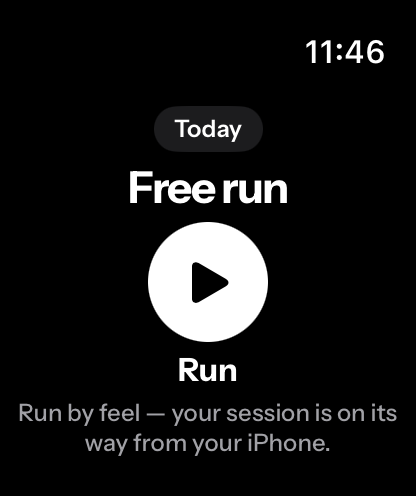
#> input picture appstore/raw-montre/en-US/1-course-libre.png, 416 x 496 px
$ python -i check_banniere.py   (imports and definitions only)
#> lines starting #> are read from the running program, lines starting #| are printed output that depends on the picture
#!/usr/bin/env python3
"""Une bannière du système s'est-elle posée sur une capture ?

# POURQUOI CE CONTRÔLE EXISTE

Le 8 novembre 2026, une notification d'iOS — « Ready for Apple Intelligence », émise par Réglages
— est apparue en travers du haut de `1-accueil.png` en français. C'est UNE DES SIX IMAGES LIVRÉES
À APPLE. Sur l'image, on ne voit ni le prénom, ni la date, ni la série : on voit une bannière
grise qui parle d'autre chose, par-dessus l'app.

Rien ne pouvait l'attraper. Le test de capture était vert — l'app n'a pas planté et un fichier a
été écrit, c'est tout ce qu'il dit. Aucun contrôle ne regarde ces six images. Elle n'a été vue
qu'en comparant deux exécutions à la main, et par accident : je cherchais si un refactorisage
avait bougé un pixel.

Une capture d'écran qui montre l'interface du système est d'ailleurs un motif de refus chez Apple
avant même la question du goût. Et ici le harnais n'en publie rien tout seul — `appstore.yml` ne
part qu'au bouton — donc rien n'a été envoyé. La prochaine fois, c'est une question de minutage.

# CE QUI EST MESURÉ

La part de pixels CLAIRS dans la bande où iOS pose ses bannières : sous la barre d'état, sur
environ 13 % de la hauteur. En thème sombre, cette bande est noire ; une bannière est un bloc
gris clair qui barre toute la largeur.

Seules les captures SOMBRES sont regardées. Celles du dossier `clair/` sont claires par
construction, et la même mesure n'y voudrait rien dire.

ET UNE CAPTURE DU DOSSIER SOMBRE N'EST PLUS SOMBRE : `diagnostic/inscription.png`. Elle est prise
sans aucune graine — `CapturesUITests` l'écrit noir sur blanc, « aucune graine n'est posée :
`onboarded` vaut `false` à la création, donc l'app ouvre sur l'inscription d'elle-même ». Sans
profil, il n'y a pas d'`isLightMode` à appliquer : l'écran prend le défaut d'amorçage de
`ThemeStore`, qui est CLAIR depuis le 9 novembre 2026. Une installation neuve ouvre en clair, et
l'inscription est l'état le plus neuf qui soit.

Elle sort donc du relevé, et le 10 novembre elle y entrait à 88,7 % dans les trois langues.

# LE RELEVÉ, ET LE PLAFOND QUI EN SORT

Quatre-vingt-quatre captures sombres d'une exécution complète — les six livrées et tout le
dossier `diagnostic/`, dans les trois langues :

    état                                   part de pixels clairs
    les quatre-vingt-quatre saines             1,3 % à 8,0 %
    celle qui portait la bannière                   59,7 %

Les plus claires des saines sont les écrans en GRAND TEXTE : des titres blancs deux fois plus
gros occupent légitimement le haut. La plus sombre est la journée en espagnol.

Rien entre 8,0 % et 59,7 % à départager. `captures.yml` pose `--plafond 25` : trois fois la plus
claire observée, et moins de la moitié de la bannière. Il n'y a rien à régler finement, et c'est
une raison de plus de ne pas serrer le plafond — le bas de la distribution bougera le jour où un
écran gagnera un titre.

Sans `--plafond`, on mesure et on se tait — même forme que `check_grand_texte.py`.

# CE QU'IL NE FAIT PAS

Il n'empêche pas la bannière, il la voit.

Et il faut dire cette limite honnêtement : je n'ai PAS trouvé comment l'empêcher. La recherche
n'a rien rendu sur une option de `simctl` qui musellerait les notifications du système — ce qui
ne prouve pas qu'elle n'existe pas, seulement que je ne l'ai pas trouvée. Ce qui est documenté et
voisin : `simctl push` en ENVOIE, `simctl status_bar override` fige la barre d'état,
`simctl spawn log config` calme les journaux. Aucun des trois ne touche aux bannières.

Ce qu'on peut faire sans rien supposer, et qui est fait : refuser de livrer l'image. Relancer la
chaîne suffit, puisque c'est une affaire de minutage. Le jour où quelqu'un trouve la bonne
incantation, elle remplace ce paragraphe.
"""
import argparse
import pathlib
import sys

from PIL import Image

#: La bande où iOS pose ses bannières, en fractions de la hauteur : juste sous la barre d'état.
BANDE_HAUT, BANDE_BAS = 0.065, 0.19
#: Les bords sont ignorés : une bannière ne va pas jusqu'au pixel du bord, et un dégradé de
#: fond peut y traîner.
MARGE = 0.02
#: Au-dessus de ce niveau de gris, un pixel est « clair ». En thème sombre, le fond de l'app est
#: sous 40 et son texte blanc est ponctuel ; une bannière est un aplat autour de 190.
CLAIR = 140


def part_de_clair(chemin: pathlib.Path) -> float:
    with Image.open(chemin) as im:
#> im is the input picture: PIL image 416x496 RGBA; mean R, G, B, A 20.5, 20.5, 20.7, 255
        plan = im.convert("L")
        largeur, hauteur = plan.size
#> largeur = 416; hauteur = 496
        bande = plan.crop((int(largeur * MARGE), int(hauteur * BANDE_HAUT),
                           int(largeur * (1 - MARGE)), int(hauteur * BANDE_BAS)))
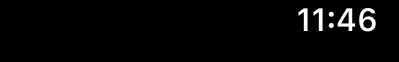
#> bande: PIL image 399x62 L; min 0, max 255, mean 6.4
        histo = bande.histogram()
#> histo = 256 values, max 23890 at index 0, min 0 at index 14, mean 96.63
        return sum(histo[CLAIR:]) / (bande.width * bande.height)


#: Les écrans photographiés AVANT qu'un profil existe. Ils ne peuvent pas porter le thème du
#: profil — il n'y en a pas — donc ils prennent le défaut d'amorçage, clair depuis le 9 novembre
#: 2026. Les mesurer avec le plafond du thème sombre revient à refuser l'app pour avoir obéi.
AVANT_LE_PROFIL = {"inscription"}


#: LES CAPTURES DU DIAGNOSTIC DONT LE HAUT EST UNE FEUILLE BLANCHE.
#:
#: « En thème sombre, cette bande est noire » : c'était vrai de l'ancienne interface. Depuis la
#: refonte du 17 novembre, un écran est un haut noir sur lequel REMONTE une feuille blanche ; dès
#: qu'on le fait défiler, ou qu'une feuille de réglages le recouvre, le haut de l'image est blanc.
#: Ces six captures sont prises dans cet état, et le contrôle les accusait d'une bannière à chaque
#: campagne, dans les trois langues, entre 55 % et 98 % : la chaîne était rouge depuis le 18
#: novembre, et la reprise « une langue à refaire » se déclenchait pour rien à chaque langue.
#: Tranché en regardant les six images de la campagne 264 (23 novembre) : aucune ne porte de
#: bannière, toutes montrent une feuille blanche.
#:
#: La mesure ne sait pas distinguer une bannière claire d'une page claire : ces captures sortent
#: donc du relevé, par leur nom. Ce qu'on y perd est écrit : une bannière posée sur l'une d'elles
#: ne serait plus vue. Aucune n'est livrée à Apple (les six livrées restent toutes mesurées), et
#: une capture qui n'est pas dans cette liste et dont le haut blanchit refera échouer la chaîne,
#: ce qui est voulu : on ira regarder l'image avant de l'ajouter ici.
FEUILLE_BLANCHE_EN_HAUT = {
    "accueil-verrouille-bas", "club-apercu-bas", "cycle", "profil-bas", "reglages", "sortie-bas",
}


# [61 lines left out: functions sombres, main, not called in this run]


# [2 lines not run here, left out]

>>> result = part_de_clair('../appstore/raw-montre/en-US/1-course-libre.png')
#> result = 0.0253

$ run again, on appstore/raw-montre/en-US/3-pause.png
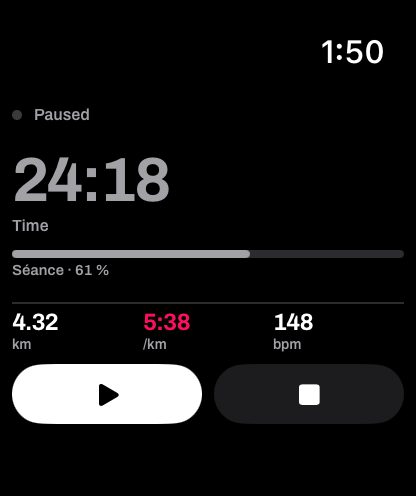
#> input picture appstore/raw-montre/en-US/3-pause.png, 416 x 496 px
#> in part_de_clair, im is the input picture: PIL image 416x496 RGBA; mean R, G, B, A 21.7, 21.3, 21.7, 255
#> in part_de_clair, `bande = plan.crop((int(largeur * MARGE), int(hauteur * BANDE_HAUT), in..`:
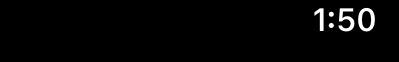
#> bande: PIL image 399x62 L; min 0, max 255, mean 5.3
#> histo = 256 values, max 24042 at index 0, min 0 at index 12, mean 96.63
#> result = 0.0202

$ run again, on appstore/raw-montre/en-US/4-resume.png
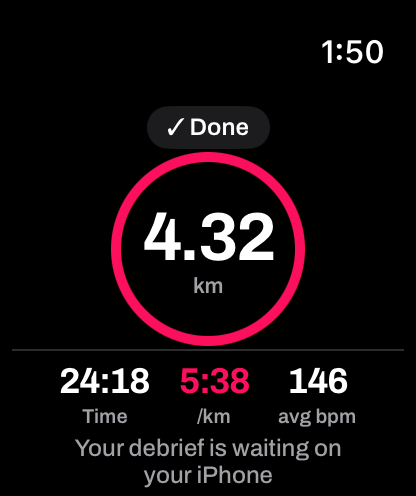
#> input picture appstore/raw-montre/en-US/4-resume.png, 416 x 496 px
#> in part_de_clair, im is the input picture: PIL image 416x496 RGBA; mean R, G, B, A 18.1, 10.5, 13.2, 255
#> in part_de_clair, `plan = im.convert("L")`:
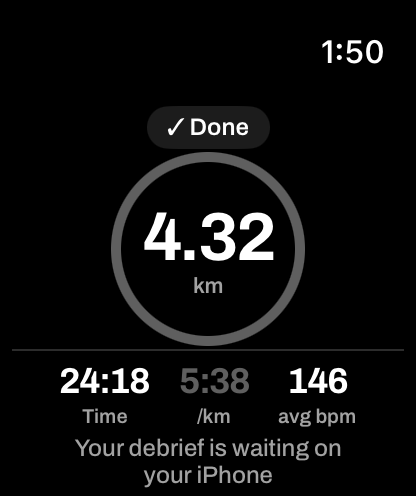
#> plan: PIL image 416x496 L; min 0, max 255, mean 13.1
#> in part_de_clair, `bande = plan.crop((int(largeur * MARGE), int(hauteur * BANDE_HAUT), in..`:
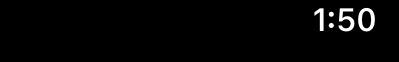
#> bande: PIL image 399x62 L; min 0, max 255, mean 5.3
#> histo = 256 values, max 24042 at index 0, min 0 at index 12, mean 96.63
#> result = 0.0202
